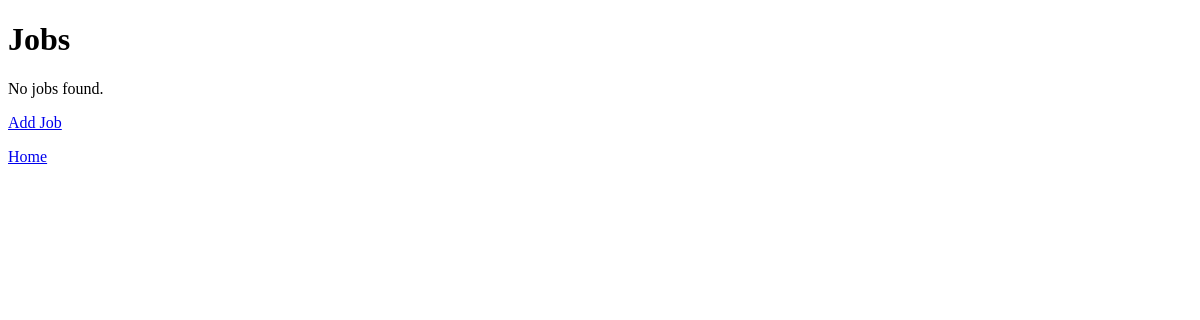
The app's page /jobs/, older data.
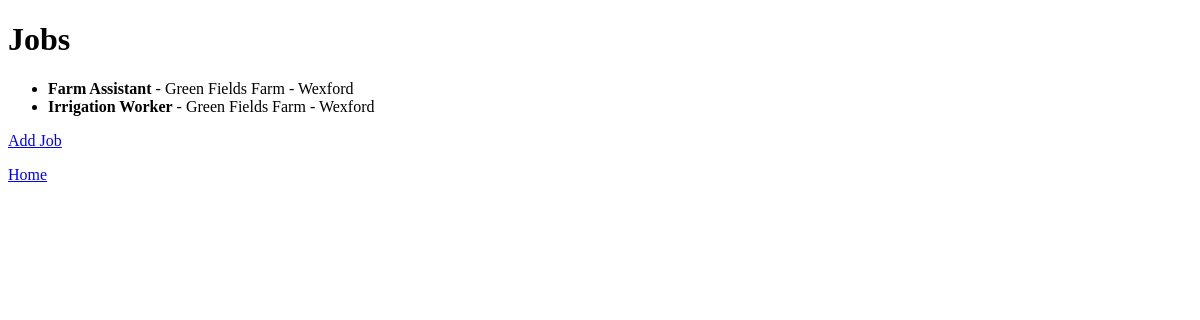
The same page, newer data.
### core/models.py (models this page shows, shortened)
class Job(models.Model):
    employer = models.ForeignKey(EmployerProfile, on_delete=models.CASCADE)
    title = models.CharField(max_length=100)
    description = models.TextField()
    location = models.CharField(max_length=100)

class EmployerProfile(models.Model):
    user = models.OneToOneField(User, on_delete=models.CASCADE)
    company_name = models.CharField(max_length=100)
    location = models.CharField(max_length=100)

### core/views.py (the view)
# urls.py: path("jobs/", views.job_list, name="job_list"),
def job_list(request):
    jobs = Job.objects.select_related("employer").all()
    return render(request, "core/job_list.html", {"jobs": jobs})

### core/templates/core/job_list.html (shortened to what this page needs)
<!DOCTYPE html>
<html lang="en">
<head>
</head>
<body>
    <h1>Jobs</h1>
    {% if jobs %}
        <ul>
            {% for job in jobs %}
                <li>
                    <strong>{{ job.title }}</strong> -
                    {{ job.employer.company_name }} -
                    {{ job.location }}
                </li>
            {% endfor %}
        </ul>
    {% else %}
        <p>No jobs found.</p>
    {% endif %}
    <p><a href="/jobs/add/">Add Job</a></p>
    <p><a href="/">Home</a></p>
</body>
</html>

Row changes from the older to the newer data that the page shows:
added Job: title "Farm Assistant", employer.company_name "Green Fields Farm", location "Wexford"
added Job: title "Irrigation Worker", employer.company_name "Green Fields Farm", location "Wexford"
Text that changed along with them:
text no longer shown: "No jobs found."
